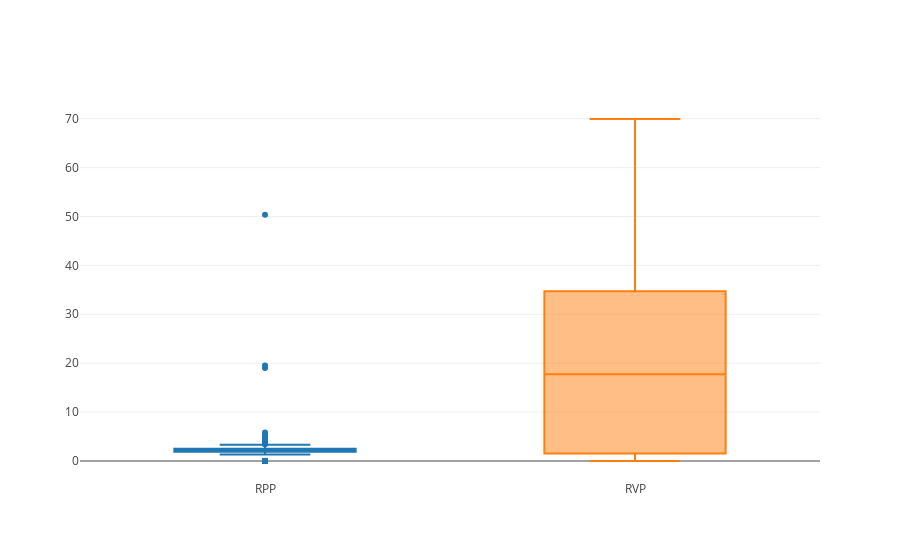

Notebook cell for this chart:
### Code cell
data =[]
data.append(  go.Box( y=dfRPP.Time_Recieved_To_Verified, name='RPP', showlegend=False ) )
data.append(  go.Box( y=dfRVP.Time_Recieved_To_Verified, name='RVP', showlegend=False ) )

iplot(data)

### Figure 1 — Plotly figure (JSON) as saved in the notebook; plotly's stock layout.template omitted (floating-point values rounded to 4 significant figures; data arrays with more than 128 entries replaced by an {"elided": "..."} marker saying what was removed)
{"data": [{"name": "RPP", "showlegend": false, "type": "box", "y": {"elided": "290 float values"}}, {"name": "RVP", "showlegend": false, "type": "box", "y": {"elided": "140 float values"}}], "layout": {}}
